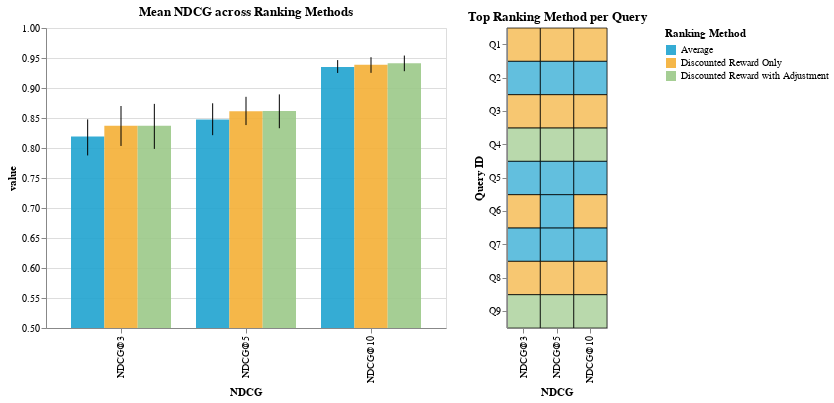

The notebook cell saved with this chart:
### Code cell
domain = ['Average', 'Discounted Reward Only', 'Discounted Reward with Adjustment']
range_ = ['#20a4d0', '#f4b036', '#9cc989']

rect_chart = alt.Chart(data=df_ndcg_avg_melt).mark_rect(opacity=0.7, stroke='black', strokeWidth=1).encode(
    y=alt.Y('Query ID:O'),
    x=alt.X('variable:N', title='NDCG', sort=['NDCG@3', 'NDCG@5', 'NDCG@10']),
    color=alt.Color('Ranking Method:N').scale(domain=domain, range=range_)
).properties(
    width=100,
    height=300,
    title='Top Ranking Method per Query'
)

bar_chart = alt.Chart(data=df_ndcg_melt).mark_bar(opacity=0.9, clip=True).encode(
    x=alt.X('variable:N', title='NDCG', sort=['NDCG@3', 'NDCG@5', 'NDCG@10']),
    y=alt.Y('mean(value):Q').scale(domain=(0.5,1)),
    color=alt.Color('Ranking Method:N').scale(domain=domain, range=range_),
    xOffset='Ranking Method:N',
)

error_bars = alt.Chart(data=df_ndcg_melt).mark_errorbar(extent='ci').encode(
    x=alt.X('variable:N', title='NDCG', sort=['NDCG@3', 'NDCG@5', 'NDCG@10']),
    y=alt.Y('value:Q').scale(domain=(0.5,1)),
    xOffset='Ranking Method:N'
)

bar_chart_with_error = (bar_chart + error_bars).properties(
    width=400,
    height=300,
    title='Mean NDCG across Ranking Methods'
)

eval_analysis_chart = alt.hconcat(bar_chart_with_error, rect_chart).configure_legend(labelLimit= 0)

eval_analysis_chart

### Figure 1 — Vega-Lite specification as saved in the notebook (floating-point values rounded to 4 significant figures; data arrays with more than 128 entries replaced by an {"elided": "..."} marker saying what was removed)
{"config": {"view": {"continuousWidth": 300, "continuousHeight": 300}, "legend": {"labelLimit": 0}}, "hconcat": [{"layer": [{"mark": {"type": "bar", "clip": true, "opacity": 0.9}, "encoding": {"color": {"field": "Ranking Method", "scale": {"domain": ["Average", "Discounted Reward Only", "Discounted Reward with Adjustment"], "range": ["#20a4d0", "#f4b036", "#9cc989"]}, "type": "nominal"}, "x": {"field": "variable", "sort": ["NDCG@3", "NDCG@5", "NDCG@10"], "title": "NDCG", "type": "nominal"}, "xOffset": {"field": "Ranking Method", "type": "nominal"}, "y": {"aggregate": "mean", "field": "value", "scale": {"domain": [0.5, 1]}, "type": "quantitative"}}}, {"mark": {"type": "errorbar", "extent": "ci"}, "encoding": {"x": {"field": "variable", "sort": ["NDCG@3", "NDCG@5", "NDCG@10"], "title": "NDCG", "type": "nominal"}, "xOffset": {"field": "Ranking Method", "type": "nominal"}, "y": {"field": "value", "scale": {"domain": [0.5, 1]}, "type": "quantitative"}}}], "data": {"name": "data-c3a03ca158365ddff8809cee652ba12f"}, "height": 300, "title": "Mean NDCG across Ranking Methods", "width": 400}, {"data": {"name": "data-ac736811c057bda0affa1b77c242a34b"}, "mark": {"type": "rect", "opacity": 0.7, "stroke": "black", "strokeWidth": 1}, "encoding": {"color": {"field": "Ranking Method", "scale": {"domain": ["Average", "Discounted Reward Only", "Discounted Reward with Adjustment"], "range": ["#20a4d0", "#f4b036", "#9cc989"]}, "type": "nominal"}, "x": {"field": "variable", "sort": ["NDCG@3", "NDCG@5", "NDCG@10"], "title": "NDCG", "type": "nominal"}, "y": {"field": "Query ID", "type": "ordinal"}}, "height": 300, "title": "Top Ranking Method per Query", "width": 100}], "$schema": "https://vega.github.io/schema/vega-lite/v5.8.0.json", "datasets": {"data-c3a03ca158365ddff8809cee652ba12f": {"elided": "243 records"}, "data-ac736811c057bda0affa1b77c242a34b": [{"Query ID": "Q1", "variable": "NDCG@10", "Ranking Method": "Discounted Reward Only", "value": 0.9514}, {"Query ID": "Q1", "variable": "NDCG@3", "Ranking Method": "Discounted Reward Only", "value": 0.8802}, {"Query ID": "Q1", "variable": "NDCG@5", "Ranking Method": "Discounted Reward Only", "value": 0.8528}, {"Query ID": "Q2", "variable": "NDCG@10", "Ranking Method": "Average", "value": 0.9496}, {"Query ID": "Q2", "variable": "NDCG@3", "Ranking Method": "Average", "value": 0.8512}, {"Query ID": "Q2", "variable": "NDCG@5", "Ranking Method": "Average", "value": 0.876}, {"Query ID": "Q3", "variable": "NDCG@10", "Ranking Method": "Discounted Reward Only", "value": 0.9564}, {"Query ID": "Q3", "variable": "NDCG@3", "Ranking Method": "Discounted Reward Only", "value": 0.8867}, {"Query ID": "Q3", "variable": "NDCG@5", "Ranking Method": "Discounted Reward Only", "value": 0.8973}, {"Query ID": "Q4", "variable": "NDCG@10", "Ranking Method": "Discounted Reward with Adjustment", "value": 0.9324}, {"Query ID": "Q4", "variable": "NDCG@3", "Ranking Method": "Discounted Reward with Adjustment", "value": 0.8135}, {"Query ID": "Q4", "variable": "NDCG@5", "Ranking Method": "Discounted Reward with Adjustment", "value": 0.8488}, {"Query ID": "Q5", "variable": "NDCG@10", "Ranking Method": "Average", "value": 0.9219}, {"Query ID": "Q5", "variable": "NDCG@3", "Ranking Method": "Average", "value": 0.7822}, {"Query ID": "Q5", "variable": "NDCG@5", "Ranking Method": "Average", "value": 0.8171}, {"Query ID": "Q6", "variable": "NDCG@10", "Ranking Method": "Discounted Reward Only", "value": 0.9601}, {"Query ID": "Q6", "variable": "NDCG@3", "Ranking Method": "Discounted Reward Only", "value": 0.8898}, {"Query ID": "Q6", "variable": "NDCG@5", "Ranking Method": "Average", "value": 0.9173}, {"Query ID": "Q7", "variable": "NDCG@10", "Ranking Method": "Average", "value": 0.9843}, {"Query ID": "Q7", "variable": "NDCG@3", "Ranking Method": "Average", "value": 0.9586}, {"Query ID": "Q7", "variable": "NDCG@5", "Ranking Method": "Average", "value": 0.9511}, {"Query ID": "Q8", "variable": "NDCG@10", "Ranking Method": "Discounted Reward Only", "value": 0.983}, {"Query ID": "Q8", "variable": "NDCG@3", "Ranking Method": "Discounted Reward Only", "value": 0.9602}, {"Query ID": "Q8", "variable": "NDCG@5", "Ranking Method": "Discounted Reward Only", "value": 0.9396}, {"Query ID": "Q9", "variable": "NDCG@10", "Ranking Method": "Discounted Reward with Adjustment", "value": 0.9691}, {"Query ID": "Q9", "variable": "NDCG@3", "Ranking Method": "Discounted Reward with Adjustment", "value": 0.9152}, {"Query ID": "Q9", "variable": "NDCG@5", "Ranking Method": "Discounted Reward with Adjustment", "value": 0.9261}]}}
